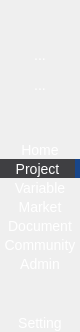
         <widget class="QWidget" name="wgLeftPanel" native="true">
          <property name="minimumSize">
           <size>
            <width>80</width>
            <height>0</height>
           </size>
          </property>
          <property name="maximumSize">
           <size>
            <width>80</width>
            <height>16777215</height>
           </size>
          </property>
          <property name="styleSheet">
           <string notr="true">QWidget#wgLeftPanel
{
	background-color: #28282B;
	border: 1px solid #565659;
}

QToolButton
{
	border: 0px;
	font-size:14px;
	color: rgb(255, 255, 255);
}
QToolButton:hover
{	
	
	background-color: #353538;
}
QToolButton::pressed
{	
	background-color: #3F3F42;
}
</string>
          </property>
          <layout class="QVBoxLayout" name="verticalLayout">
           <property name="spacing">
            <number>0</number>
           </property>
           <property name="leftMargin">
            <number>0</number>
           </property>
           <property name="topMargin">
            <number>0</number>
           </property>
           <property name="rightMargin">
            <number>0</number>
           </property>
           <property name="bottomMargin">
            <number>0</number>
           </property>
           <item>
            <spacer name="verticalSpacer_5">
             <property name="orientation">
              <enum>Qt::Vertical</enum>
             </property>
             <property name="sizeHint" stdset="0">
              <size>
               <width>20</width>
               <height>40</height>
              </size>
             </property>
            </spacer>
           </item>
           <item>
            <widget class="QToolButton" name="tbOpenProject">
             <property name="sizePolicy">
              <sizepolicy hsizetype="Preferred" vsizetype="Fixed">
               <horstretch>0</horstretch>
               <verstretch>0</verstretch>
              </sizepolicy>
             </property>
             <property name="minimumSize">
              <size>
               <width>0</width>
               <height>30</height>
              </size>
             </property>
             <property name="text">
              <string>...</string>
             </property>
             <property name="icon">
              <iconset resource="resource.qrc">
               <normaloff>:/icon/icons8_folder_64px.png</normaloff>:/icon/icons8_folder_64px.png</iconset>
             </property>
             <property name="iconSize">
              <size>
               <width>32</width>
               <height>32</height>
              </size>
             </property>
             <property name="autoRaise">
              <bool>true</bool>
             </property>
            </widget>
           </item>
           <item>
            <widget class="QToolButton" name="tbSaveProject">
             <property name="sizePolicy">
              <sizepolicy hsizetype="Preferred" vsizetype="Fixed">
               <horstretch>0</horstretch>
               <verstretch>0</verstretch>
              </sizepolicy>
             </property>
             <property name="minimumSize">
              <size>
               <width>0</width>
               <height>30</height>
              </size>
             </property>
             <property name="text">
              <string>...</string>
             </property>
             <property name="icon">
              <iconset resource="resource.qrc">
               <normaloff>:/icon/save.png</normaloff>:/icon/save.png</iconset>
             </property>
             <property name="iconSize">
              <size>
               <width>32</width>
               <height>32</height>
              </size>
             </property>
             <property name="autoRaise">
              <bool>true</bool>
             </property>
            </widget>
           </item>
           <item>
            <spacer name="verticalSpacer_3">
             <property name="orientation">
              <enum>Qt::Vertical</enum>
             </property>
             <property name="sizeHint" stdset="0">
              <size>
               <width>20</width>
               <height>40</height>
              </size>
             </property>
            </spacer>
           </item>
           <item>
            <widget class="QToolButton" name="tbHome">
             <property name="sizePolicy">
              <sizepolicy hsizetype="Preferred" vsizetype="Fixed">
               <horstretch>0</horstretch>
               <verstretch>0</verstretch>
              </sizepolicy>
             </property>
             <property name="minimumSize">
              <size>
               <width>80</width>
               <height>0</height>
              </size>
             </property>
             <property name="styleSheet">
              <string notr="true"/>
             </property>
             <property name="text">
              <string>Home</string>
             </property>
             <property name="icon">
              <iconset resource="resource.qrc">
               <normaloff>:/icon/home_64px.png</normaloff>:/icon/home_64px.png</iconset>
             </property>
             <property name="checkable">
              <bool>false</bool>
             </property>
             <property name="checked">
              <bool>false</bool>
             </property>
             <property name="popupMode">
              <enum>QToolButton::DelayedPopup</enum>
             </property>
             <property name="toolButtonStyle">
              <enum>Qt::ToolButtonTextUnderIcon</enum>
             </property>
             <property name="autoRaise">
              <bool>false</bool>
             </property>
            </widget>
           </item>
           <item>
            <widget class="QToolButton" name="tbProject">
             <property name="sizePolicy">
              <sizepolicy hsizetype="Preferred" vsizetype="Fixed">
               <horstretch>0</horstretch>
               <verstretch>0</verstretch>
              </sizepolicy>
             </property>
             <property name="minimumSize">
              <size>
               <width>80</width>
               <height>0</height>
              </size>
             </property>
             <property name="styleSheet">
              <string notr="true">background-color: #3F3F42;
border-right: 5px solid rgb(24, 70, 139);</string>
             </property>
             <property name="text">
              <string>Project</string>
             </property>
             <property name="icon">
              <iconset resource="resource.qrc">
               <normaloff>:/icon/project_64px.png</normaloff>:/icon/project_64px.png</iconset>
             </property>
             <property name="checkable">
              <bool>false</bool>
             </property>
             <property name="checked">
              <bool>false</bool>
             </property>
             <property name="popupMode">
              <enum>QToolButton::DelayedPopup</enum>
             </property>
             <property name="toolButtonStyle">
              <enum>Qt::ToolButtonTextUnderIcon</enum>
             </property>
             <property name="autoRaise">
              <bool>false</bool>
             </property>
            </widget>
           </item>
           <item>
            <widget class="QToolButton" name="tbVariable">
             <property name="sizePolicy">
              <sizepolicy hsizetype="Preferred" vsizetype="Fixed">
               <horstretch>0</horstretch>
               <verstretch>0</verstretch>
              </sizepolicy>
             </property>
             <property name="minimumSize">
              <size>
               <width>80</width>
               <height>0</height>
              </size>
             </property>
             <property name="styleSheet">
              <string notr="true"/>
             </property>
             <property name="text">
              <string>Variable</string>
             </property>
             <property name="icon">
              <iconset resource="resource.qrc">
               <normaloff>:/icon/variable_64px.png</normaloff>:/icon/variable_64px.png</iconset>
             </property>
             <property name="popupMode">
              <enum>QToolButton::DelayedPopup</enum>
             </property>
             <property name="toolButtonStyle">
              <enum>Qt::ToolButtonTextUnderIcon</enum>
             </property>
             <property name="autoRaise">
              <bool>false</bool>
             </property>
            </widget>
           </item>
           <item>
            <widget class="QToolButton" name="tbMarket">
             <property name="sizePolicy">
              <sizepolicy hsizetype="Preferred" vsizetype="Fixed">
               <horstretch>0</horstretch>
               <verstretch>0</verstretch>
              </sizepolicy>
             </property>
             <property name="minimumSize">
              <size>
               <width>80</width>
               <height>0</height>
              </size>
             </property>
             <property name="styleSheet">
              <string notr="true"/>
             </property>
             <property name="text">
              <string>Market</string>
             </property>
             <property name="icon">
              <iconset resource="resource.qrc">
               <normaloff>:/icon/shopping_cart_promotion_64px.png</normaloff>:/icon/shopping_cart_promotion_64px.png</iconset>
             </property>
             <property name="popupMode">
              <enum>QToolButton::DelayedPopup</enum>
             </property>
             <property name="toolButtonStyle">
              <enum>Qt::ToolButtonTextUnderIcon</enum>
             </property>
             <property name="autoRaise">
              <bool>false</bool>
             </property>
            </widget>
           </item>
           <item>
            <widget class="QToolButton" name="tbDocument">
             <property name="sizePolicy">
              <sizepolicy hsizetype="Preferred" vsizetype="Fixed">
               <horstretch>0</horstretch>
               <verstretch>0</verstretch>
              </sizepolicy>
             </property>
             <property name="minimumSize">
              <size>
               <width>80</width>
               <height>0</height>
              </size>
             </property>
             <property name="styleSheet">
              <string notr="true"/>
             </property>
             <property name="text">
              <string>Document</string>
             </property>
             <property name="icon">
              <iconset resource="resource.qrc">
               <normaloff>:/icon/document_64px.png</normaloff>:/icon/document_64px.png</iconset>
             </property>
             <property name="popupMode">
              <enum>QToolButton::DelayedPopup</enum>
             </property>
             <property name="toolButtonStyle">
              <enum>Qt::ToolButtonTextUnderIcon</enum>
             </property>
             <property name="autoRaise">
              <bool>false</bool>
             </property>
            </widget>
           </item>
           <item>
            <widget class="QToolButton" name="tbCommunity">
             <property name="sizePolicy">
              <sizepolicy hsizetype="Preferred" vsizetype="Fixed">
               <horstretch>0</horstretch>
               <verstretch>0</verstretch>
              </sizepolicy>
             </property>
             <property name="minimumSize">
              <size>
               <width>80</width>
               <height>0</height>
              </size>
             </property>
             <property name="styleSheet">
              <string notr="true"/>
             </property>
             <property name="text">
              <string>Community</string>
             </property>
             <property name="icon">
              <iconset resource="resource.qrc">
               <normaloff>:/icon/charity_64px.png</normaloff>:/icon/charity_64px.png</iconset>
             </property>
             <property name="popupMode">
              <enum>QToolButton::DelayedPopup</enum>
             </property>
             <property name="toolButtonStyle">
              <enum>Qt::ToolButtonTextUnderIcon</enum>
             </property>
             <property name="autoRaise">
              <bool>false</bool>
             </property>
            </widget>
           </item>
           <item>
            <widget class="QToolButton" name="tbAuthority">
             <property name="sizePolicy">
              <sizepolicy hsizetype="Preferred" vsizetype="Fixed">
               <horstretch>0</horstretch>
               <verstretch>0</verstretch>
              </sizepolicy>
             </property>
             <property name="minimumSize">
              <size>
               <width>80</width>
               <height>0</height>
              </size>
             </property>
             <property name="styleSheet">
              <string notr="true"/>
             </property>
             <property name="text">
              <string>Admin</string>
             </property>
             <property name="icon">
              <iconset resource="resource.qrc">
               <normaloff>:/icon/account_64px.png</normaloff>:/icon/account_64px.png</iconset>
             </property>
             <property name="popupMode">
              <enum>QToolButton::DelayedPopup</enum>
             </property>
             <property name="toolButtonStyle">
              <enum>Qt::ToolButtonTextUnderIcon</enum>
             </property>
             <property name="autoRaise">
              <bool>false</bool>
             </property>
            </widget>
           </item>
           <item>
            <spacer name="verticalSpacer">
             <property name="orientation">
              <enum>Qt::Vertical</enum>
             </property>
             <property name="sizeHint" stdset="0">
              <size>
               <width>20</width>
               <height>40</height>
              </size>
             </property>
            </spacer>
           </item>
           <item>
            <widget class="QToolButton" name="tbSetting">
             <property name="sizePolicy">
              <sizepolicy hsizetype="Preferred" vsizetype="Fixed">
               <horstretch>0</horstretch>
               <verstretch>0</verstretch>
              </sizepolicy>
             </property>
             <property name="minimumSize">
              <size>
               <width>80</width>
               <height>0</height>
              </size>
             </property>
             <property name="styleSheet">
              <string notr="true"/>
             </property>
             <property name="text">
              <string>Setting</string>
             </property>
             <property name="icon">
              <iconset resource="resource.qrc">
               <normaloff>:/icon/settings_64px.png</normaloff>:/icon/settings_64px.png</iconset>
             </property>
             <property name="popupMode">
              <enum>QToolButton::DelayedPopup</enum>
             </property>
             <property name="toolButtonStyle">
              <enum>Qt::ToolButtonTextUnderIcon</enum>
             </property>
             <property name="autoRaise">
              <bool>false</bool>
             </property>
            </widget>
           </item>
          </layout>
         </widget>
